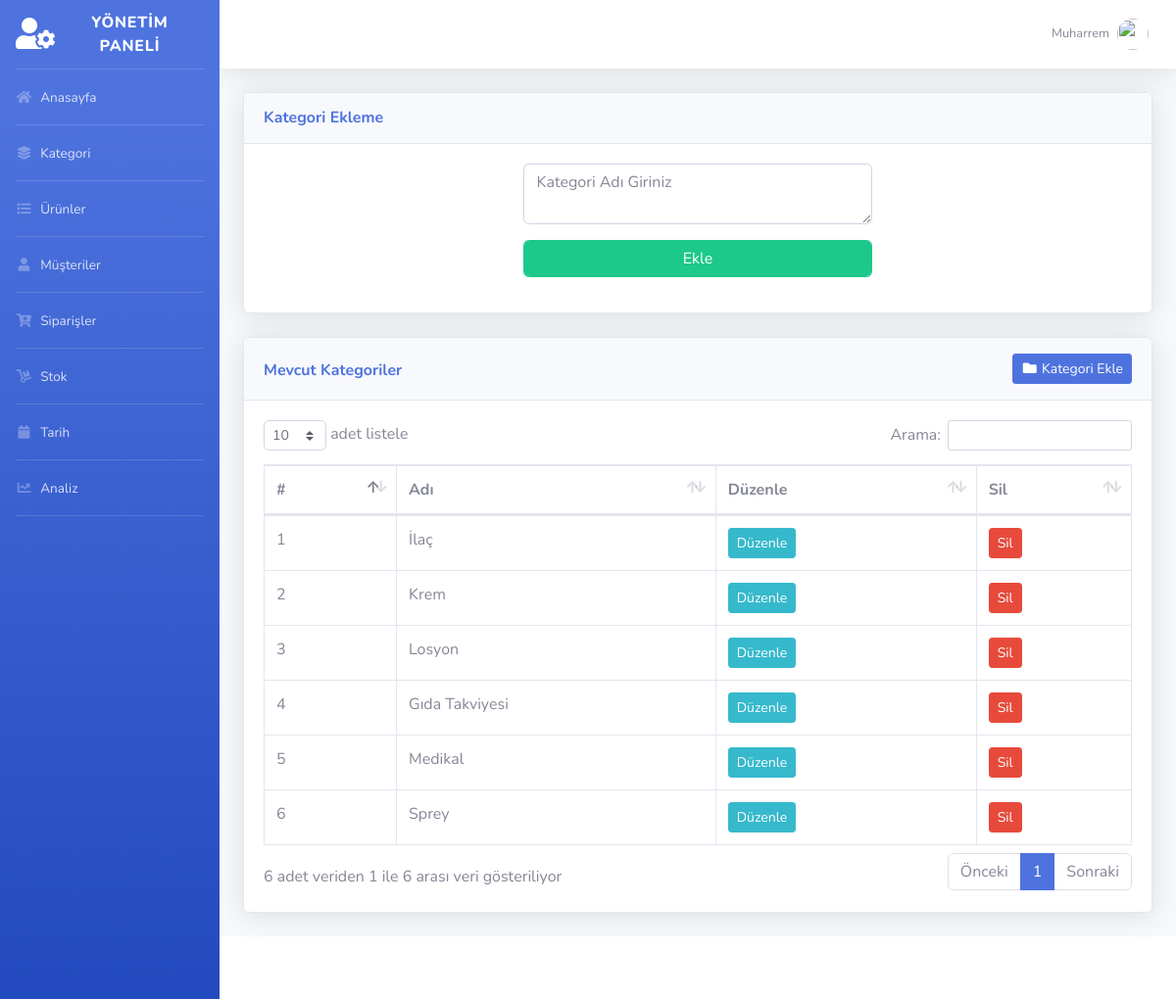
Screenshot of /admin/dersler.php (signed in) with the database file from the repository.
### tables this page shows
CREATE TABLE IF NOT EXISTS `kategori` (
  `kategori_id` int(7) NOT NULL AUTO_INCREMENT,
  `kategori_ad` varchar(255) NOT NULL,
  PRIMARY KEY (`kategori_id`)
);

### admin/dersler.php (the view, shortened to what this page needs)
<?php include 'header.php'; ?>
   <div class="card shadow mb-4">
       <div class="card-header py-3">
            <h6 class="m-0 font-weight-bold text-primary">Kategori <?php if (isset($_GET['id'])):
            $sorgu = mysqli_fetch_array(mysqli_query($conn,"select * from kategori where kategori_id=".$_GET['id']));
             ?>
         >Güncelleme
       <?php else: ?>Ekleme <?php endif ?></h6>
       </div>
       <div class="card-body">
<form action="islem.php" method="POST">
      		<div class="form-group row justify-content-center">
   				<div class="col-sm-5">
            <textarea name="kategori-adi" class="form-control" placeholder="Kategori Adı Giriniz"><?php echo isset($_GET['id']) ? $sorgu['kategori_ad'] : ''; ?></textarea>
   				</div>
  			</div>
   <div class="form-group row justify-content-center">
            <div class="col-sm-5">
        <?php if (isset($_GET['id'])): ?>
            <input type="submit" value="Güncelle" name="kategori-guncelle" class="form-control btn btn-info">
                <input type="hidden" name="kategori-id" value="<?php echo $_GET['id']; ?>"
              <?php else: ?>
            <input type="submit" value="Ekle" name="kategori-ekle" class="form-control btn btn-success">
          <?php endif ?>
            </div>
        </div>
  	</form>
       </div>
    </div>
<div class="card shadow mb-4">
              <div class="card-header py-3">
                <h6 class="m-0 font-weight-bold text-primary float-left mt-2">Mevcut Kategoriler</h6>
                <a href="dersler.php" class="btn btn-primary btn-sm float-right">
                  <i class="fas fa-fw fa-folder"></i> Kategori Ekle
                </a>
            </div>
            <div class="card-body">
              <div class="table-responsive">
                <table class="table table-bordered" id="dataTable" width="100%" cellspacing="0">
                  <thead>
                    <tr>
                      <th>#</th>
                      <th>Adı</th>
                      <th>Düzenle</th>
                       <th>Sil</th>
                    </tr>
                  </thead>
                  <tbody>
                    <tr>
                      <?php $sorgu = mysqli_query($conn, "select * from kategori"); while($oku = mysqli_fetch_array($sorgu)){ ?>
                      <td><?php echo $oku['kategori_id']; ?></td>
                      <td><?php echo $oku['kategori_ad']; ?></td>
                       <td><a href="dersler.php?id=<?php echo $oku['kategori_id'] ?>" class="btn btn-sm btn-info">Düzenle</a></td>
					   <td>  <a href="kategorisil.php?id=<?php echo $oku['kategori_id'] ?>" class="btn btn-sm btn-danger"  >Sil</a></td>
                    </tr>
                  <?php } ?>
                  </tbody>
                </table>
              </div>
            </div>
          </div>
<?php include 'footer.php'; ?>

### rows the page displays
kategori: kategori_id "1", kategori_ad "İlaç"
kategori: kategori_id "2", kategori_ad "Krem"
kategori: kategori_id "3", kategori_ad "Losyon"
kategori: kategori_id "4", kategori_ad "Gıda Takviyesi"
kategori: kategori_id "5", kategori_ad "Medikal"
kategori: kategori_id "6", kategori_ad "Sprey"

### other values shown
$_SESSION["user"] "Muharrem"
